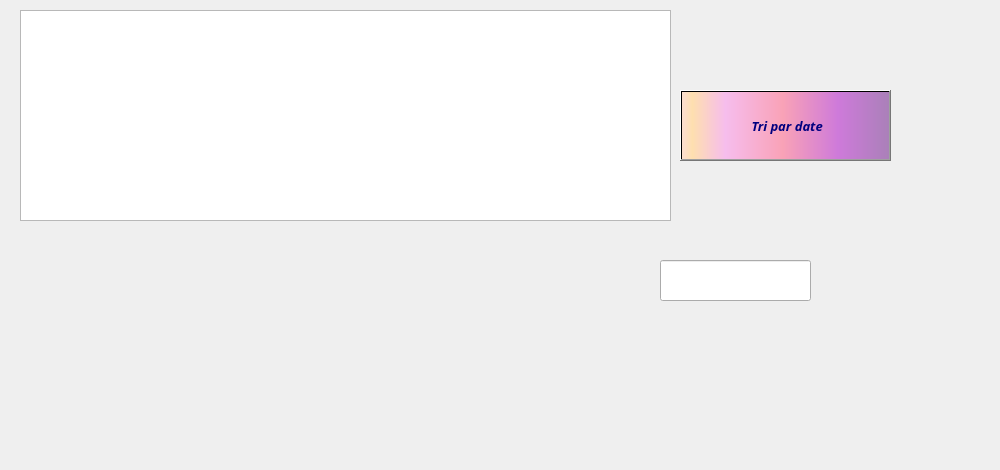
     <widget class="QWidget" name="tab_materiel_9">
      <attribute name="title">
       <string>Afficher</string>
      </attribute>
      <widget class="QLabel" name="label_materiel_36">
       <property name="geometry">
        <rect>
         <x>10</x>
         <y>-10</y>
         <width>981</width>
         <height>461</height>
        </rect>
       </property>
       <property name="text">
        <string/>
       </property>
       <property name="pixmap">
        <pixmap>../../../../../../../../../../i/00.png</pixmap>
       </property>
      </widget>
      <widget class="QTableView" name="tableView_materiel_2">
       <property name="geometry">
        <rect>
         <x>20</x>
         <y>10</y>
         <width>651</width>
         <height>211</height>
        </rect>
       </property>
      </widget>
      <widget class="QPushButton" name="pushButton_materiel_17">
       <property name="geometry">
        <rect>
         <x>680</x>
         <y>90</y>
         <width>211</width>
         <height>71</height>
        </rect>
       </property>
       <property name="font">
        <font>
         <family>Lucida Calligraphy</family>
         <pointsize>10</pointsize>
         <weight>75</weight>
         <italic>true</italic>
         <bold>true</bold>
         <underline>false</underline>
         <strikeout>false</strikeout>
        </font>
       </property>
       <property name="styleSheet">
        <string notr="true">background-color: qlineargradient(spread:pad, x1:1, y1:0, x2:1, y2:0, stop:0.919598 rgba(255, 0, 111, 255), stop:0.98 rgba(0, 0, 0, 255), stop:1 rgba(235, 148, 61, 255));
color: rgb(0, 0, 127);
background-color: qlineargradient(spread:pad, x1:0, y1:0, x2:1, y2:0, stop:0.0100503 rgba(252, 222, 204, 255), stop:0.0502513 rgba(254, 223, 175, 255), stop:0.211055 rgba(246, 189, 237, 255), stop:0.487437 rgba(249, 162, 183, 255), stop:0.753769 rgba(206, 122, 218, 255), stop:1 rgba(170, 128, 185, 255));</string>
       </property>
       <property name="text">
        <string> Tri par date</string>
       </property>
       <property name="icon">
        <iconset>
         <normaloff>../../../../../../../../../../i/tri.png</normaloff>../../../../../../../../../../i/tri.png</iconset>
       </property>
       <property name="iconSize">
        <size>
         <width>100</width>
         <height>121</height>
        </size>
       </property>
      </widget>
      <widget class="QLineEdit" name="lineEdit_materiel">
       <property name="geometry">
        <rect>
         <x>660</x>
         <y>260</y>
         <width>151</width>
         <height>41</height>
        </rect>
       </property>
      </widget>
      <widget class="QLabel" name="label_2">
       <property name="geometry">
        <rect>
         <x>820</x>
         <y>240</y>
         <width>121</width>
         <height>81</height>
        </rect>
       </property>
       <property name="text">
        <string/>
       </property>
       <property name="pixmap">
        <pixmap>../../../../../../../../../../i/Sans titre-1.png</pixmap>
       </property>
      </widget>
     </widget>
